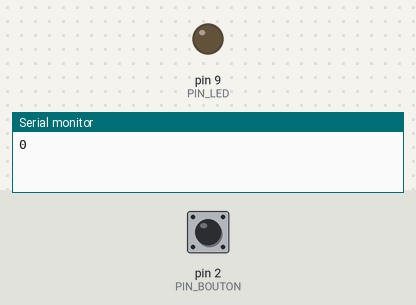
The sketch below on a simulated Arduino Uno, built with avr-gcc and run on an emulated ATmega328P. Parts: output pins drawn as LEDs (lit = HIGH), the last lines printed to the serial monitor. The test bench sets the inputs (shaded band); at power-on: pin 2 (PIN_BOUTON) HIGH.

Above: at 1.2 s.
1.3 s: pin 2 (PIN_BOUTON) pulled LOW for 0.15 s
At 2.0 s:
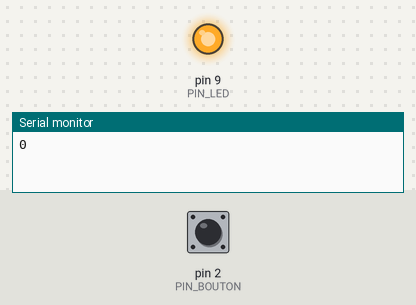
2.9 s: pin 2 (PIN_BOUTON) pulled LOW for 1 s
At 3.2 s:
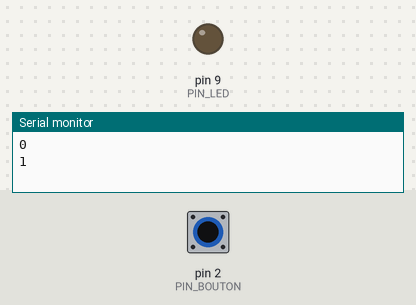
5.4 s: pin 2 (PIN_BOUTON) pulled LOW for 3.2 s
At 6.3 s:
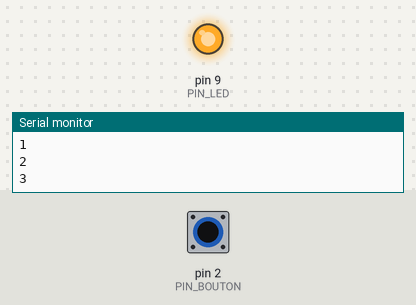
Timing chart, 0 to 8.4 s (numbered marks = the images above; inputs shaded):
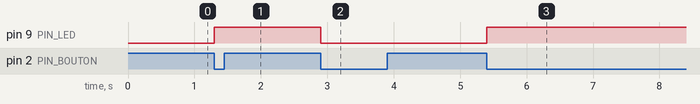

The sketch:

compteur_interruptions.ino
```cpp
const byte PIN_BOUTON = 2;
const byte PIN_LED = 9;

volatile int compteur = 0;
unsigned long dernier = 0;

void appui() {
  unsigned long maintenant = millis();
  if (maintenant - dernier > 50 && digitalRead(PIN_BOUTON) == LOW) {
    compteur++;
    digitalWrite(PIN_LED, compteur % 2);
  }
  dernier = maintenant;
}

void setup() {
  pinMode(PIN_BOUTON, INPUT_PULLUP);
  pinMode(PIN_LED, OUTPUT);
  Serial.begin(9600);
  attachInterrupt(digitalPinToInterrupt(PIN_BOUTON), appui, CHANGE);
}

void loop() {
  noInterrupts();
  int copie = compteur;
  interrupts();
  Serial.println(copie);
  delay(2000);
}
```

Measured:
- after the input at 1.3 s, pin 9 (PIN_LED): LOW → HIGH at once
- after the input at 2.9 s, pin 9 (PIN_LED): HIGH → LOW at once
- after the input at 5.4 s, pin 9 (PIN_LED): LOW → HIGH at once
